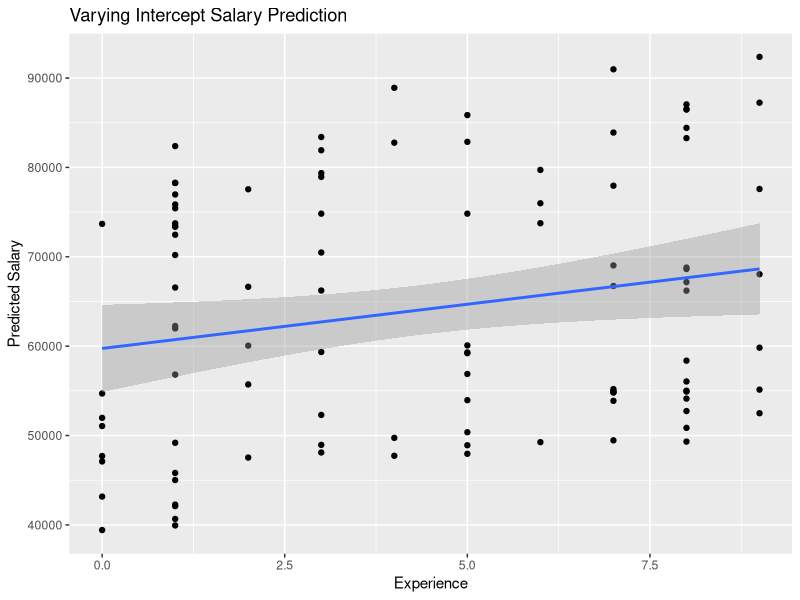
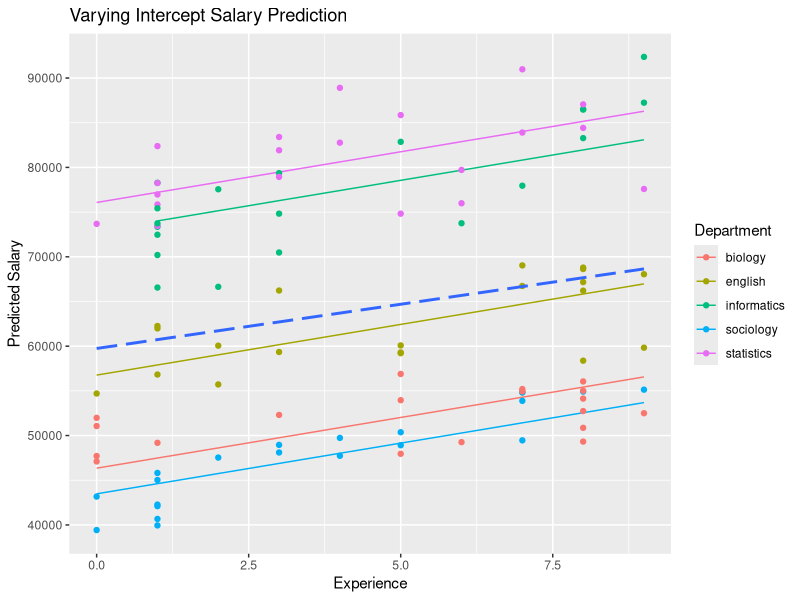
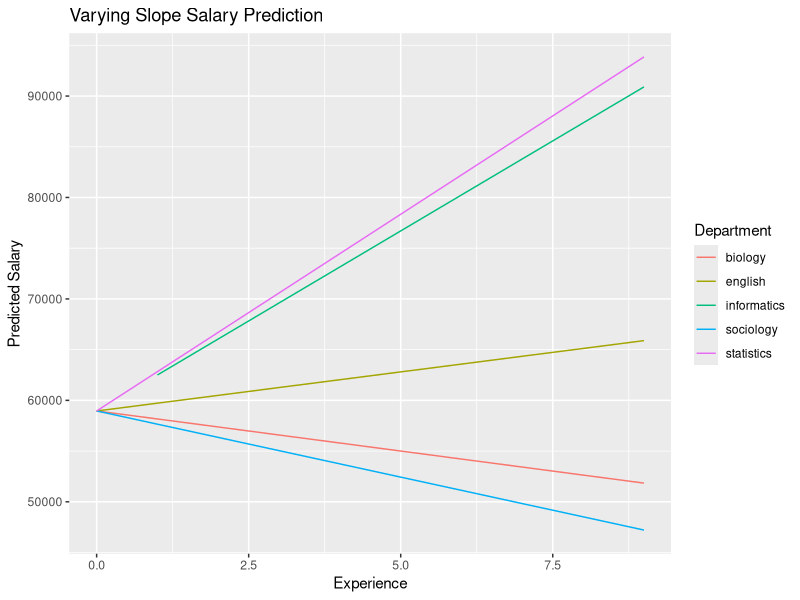
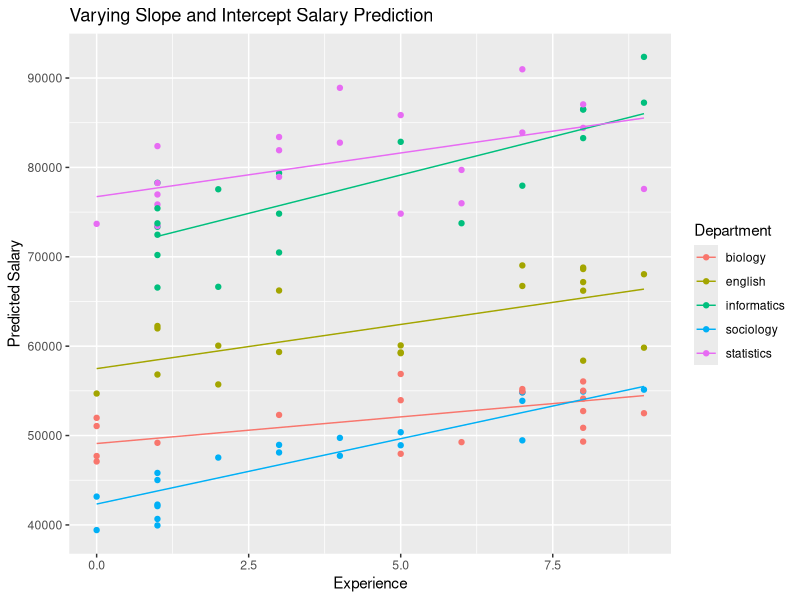

Source code (R) for these figures, in order:
###############################################################
## SOURCE: https://github.com/mkfreeman/hierarchical-models/ ##
##   Visualization: http://mfviz.com/hierarchical-models/    ##
###############################################################

library(dplyr) # data wrangling
library(lme4) # modeling
library(ggplot2) # visualization
library(arm) # standard errors

set.seed(123456)

# Parameters for generating faculty salary data
departments <- c('sociology', 'biology', 'english', 'informatics', 'statistics')
base.salaries <- c(40000, 50000, 60000, 70000, 80000)
annual.raises <- c(2000, 500, 500, 1700, 500)
faculty.per.dept <- 20
total.faculty <- faculty.per.dept * length(departments)

# Generate dataframe of faculty and (random) years of experience
ids <- 1:total.faculty
department <- rep(departments, faculty.per.dept)
experience <- floor(runif(total.faculty, 0, 10))
bases <- rep(base.salaries, faculty.per.dept) * runif(total.faculty, .9, 1.1) # noise
raises <- rep(annual.raises, faculty.per.dept) * runif(total.faculty, .9, 1.1) # noise
df <- data.frame(ids, department, bases, experience, raises)

# Generate salaries (base + experience * raise)
df <- df %>% mutate(salary = bases + experience * raises)

# Model without respect to grouping
m0 <- lm(salary ~ experience, data=df)
predict(m0)
df$simple.model <- predict(m0)

ggplot(data=df, aes(x=experience, y=salary, )) +
  geom_point() + 
  geom_smooth(method="lm")+
  labs(x="Experience", y="Predicted Salary") +
  ggtitle("Varying Intercept Salary Prediction") + 
  scale_colour_discrete('Department')

## Model with varying intercept
m1 <- lmer(salary ~ experience + (1|department), data = df)
df$random.intercpet.preds <- predict(m1)

# Visualize random intercept
ggplot(data=df) +
  geom_line(aes(x=experience, y=random.intercpet.preds, group = department, colour = department)) + 
  geom_point(data=df, aes(x=experience, y=salary, group = department, colour = department)) +
  geom_smooth(aes(x=experience, y=salary),method="lm",se=FALSE,lty=5)+
  labs(x="Experience", y="Predicted Salary") +
  ggtitle("Varying Intercept Salary Prediction") + 
  scale_colour_discrete('Department')     


## Model with varying slope
m2 <- lmer(salary ~ experience + (0 + experience|department), data=df)
df$random.slope.preds <- predict(m2)

# Visualize random slope
ggplot(data=df, aes(x=experience, y=random.slope.preds, group = department, colour = department)) +
  geom_line() + 
  labs(x="Experience", y="Predicted Salary") +
  ggtitle("Varying Slope Salary Prediction") + 
  scale_colour_discrete('Department')


## Model with varying slope and intercept
m3 <- lmer(salary ~ experience + (1 + experience|department), data=df)
df$random.slope.int.preds <- predict(m3)

# Visualize random slope + intercept
ggplot(data=df, aes(x=experience, y=random.slope.int.preds, group = department, colour = department)) +
  geom_point(data=df, aes(x=experience, y=salary)) + geom_line() + 
  labs(x="Experience", y="Predicted Salary") +
  ggtitle("Varying Slope and Intercept Salary Prediction") + 
  scale_colour_discrete('Department')

# Save data and models
#write.csv(df, "public/data/faculty-data.csv", row.names=F)
